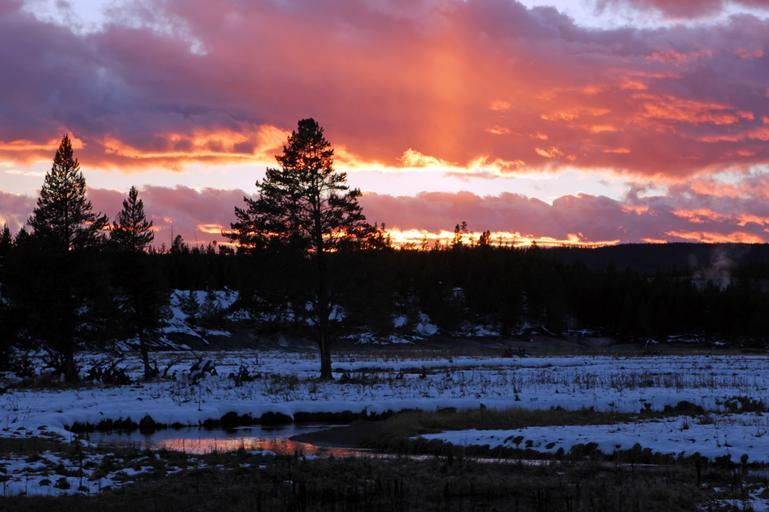
#> input picture data/sunset.jpg, 769 x 512 px
$ jupyter execute 2.3-filters.ipynb   (shell and % lines are left out)
#> lines starting #> are read from the running program, lines starting #| are printed output that depends on the picture
[](https://colab.research.google.com/github/vmetsis/cads-cv/blob/main/2.3-filters.ipynb)

# Filters

In this notebook we will see how to apply filters to images. Filters are used to enhance or reduce certain features in an image. We will see how to apply blurring and sharpening filters to images.

## Download the Data

[cell 1]
# If running on Google Colab, download the data first.

import os
import sys

def download_files(base_url, files, local_dir):
    if not os.path.exists(local_dir):
        os.makedirs(local_dir)
    for file in files:
        file_url = base_url + file
        os.system(f"wget -q {file_url} -P {local_dir}")

def download_data():
    base_url = "https://raw.githubusercontent.com/vmetsis/cads-cv/main/data/"
    data_files = ["sunset.jpg", "Illinois_highway.mp4", "sharpen.jpg"]

    download_files(base_url, data_files, 'data')

if 'google.colab' in sys.modules:
    download_data()

## Image filtering (2D Convolution)

The concept of applying a kernel to an image that we saw in the previous morphological operations can be generalized and it is know is image filtering. Applying a filter to an image is very similar to applying a filter to a signal. The filter is a matrix of weights that is applied to the image. The matrix is applied to the image pixel by pixel. The result of the matrix multiplication is the sum of the matrix elements multiplied by the pixel value. This operation is also known as **convolution**.

In the future, the words *filter* and *kernel* will be used interchangeably and they mean the same thing. The most simple type of filter (kernel) is one in which all the elements are equal to 1. Applying such a filter to an image will result in every pixel value in the filter image being replaced by the average of the pixel values covered by the filter.

As an example, let's apply this filter $ K = \frac{1}{25} \begin{bmatrix} 1 & 1 & 1 & 1 & 1 \\ 1 & 1 & 1 & 1 & 1 \\ 1 & 1 & 1 & 1 & 1 \\ 1 & 1 & 1 & 1 & 1 \\ 1 & 1 & 1 & 1 & 1 \end{bmatrix} $ to the sunset image. This is also known as a **box filter**.

Notice that the kernel is multiplied by 1/25. This is done to make the sum of the matrix elements equal to 1.

The effect of applying this filter is that the image is **smoothed** or **blurred**. The image is smoothed by averaging the pixel values covered by the filter. The larger the kernel, the more smoothing the image will get.

[cell 2]
import cv2 as cv
import numpy as np
from matplotlib import pyplot as plt


img = cv.imread('data/sunset.jpg', 0)
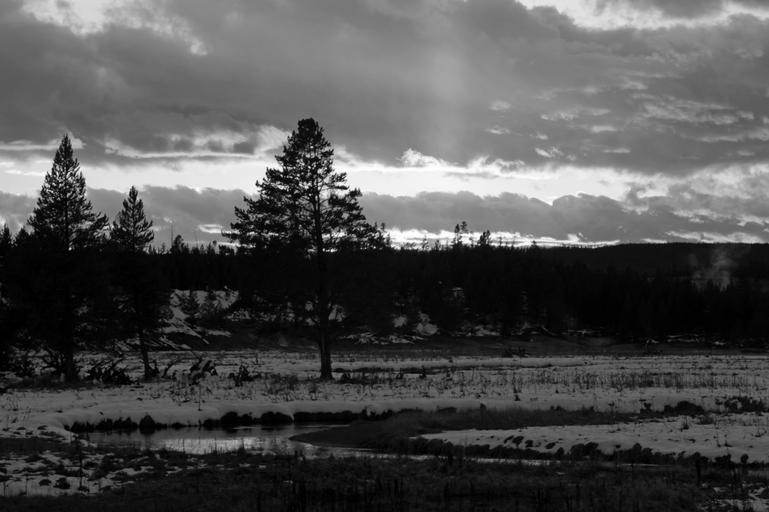
#> img: shape (512, 769); min 0, max 255, mean 80.8

# Create a kernel of 5x5
kernel = np.ones((5,5), np.float32) / 25

# Apply smoothing to the image using the kernel. -1 means that the kernel is applied to all channels of the image.
# In our case we have loaded the image as a grayscale image, so we only need to apply the kernel to the first channel.
smoothed = cv.filter2D(img, -1, kernel) #

# Let's also apply a larger kernel to compare the effect
kernel2 = np.ones((15,15), np.float32) / 225
smoothed2 = cv.filter2D(img, -1, kernel2)
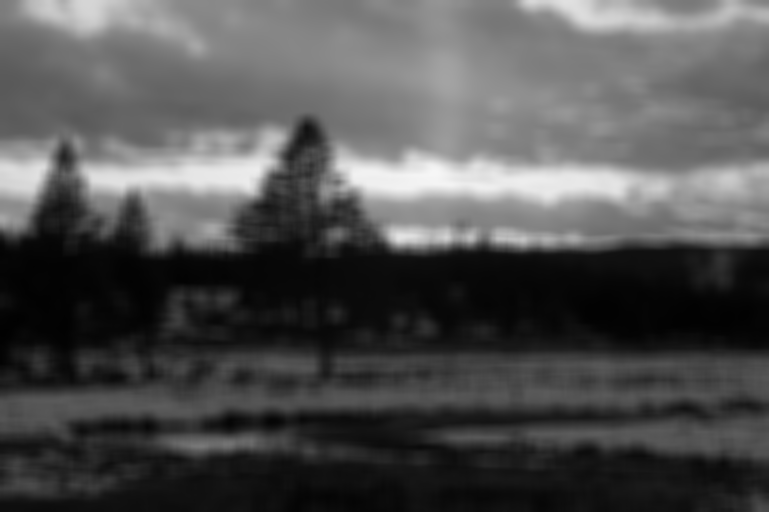
#> smoothed2: shape (512, 769); min 1, max 246, mean 80.8

# Show the results
plt.figure(figsize=(15,5))
titles = ['Original Image', 'Smoothed Image', 'Smoothed Image (Large Kernel)']
images = [img, smoothed, smoothed2]
for i in range(3):
    plt.subplot(1, 3, i+1), plt.imshow(images[i], 'gray')
    plt.title(titles[i])
    plt.xticks([]), plt.yticks([])
plt.show()
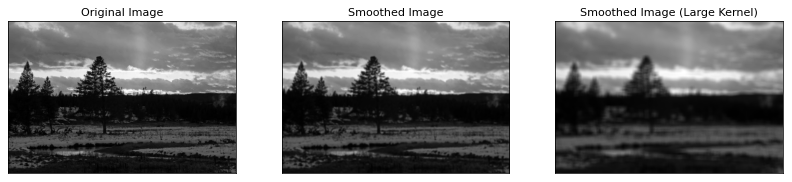
#> figure drawn by matplotlib, 3 panels

### Gaussian Blurring

In this method, instead of a box filter, a Gaussian kernel is used. The Gaussian kernel is a Gaussian distribution with a standard deviation of 1. The effect of applying a gaussian filter instead of a box filter is that pixels near the center of the image get a higher weight. This is known as **Gaussian Blurring**.

[cell 3]
gaussian = cv.GaussianBlur(img, (15,15), 0)

# Show the results
plt.figure(figsize=(15,5))
titles = ['Original Image', 'Gausian Blurred Image']
images = [img, gaussian]
for i in range(2):
    plt.subplot(1, 2, i+1), plt.imshow(images[i], 'gray')
    plt.title(titles[i])
    plt.xticks([]), plt.yticks([])
plt.show()
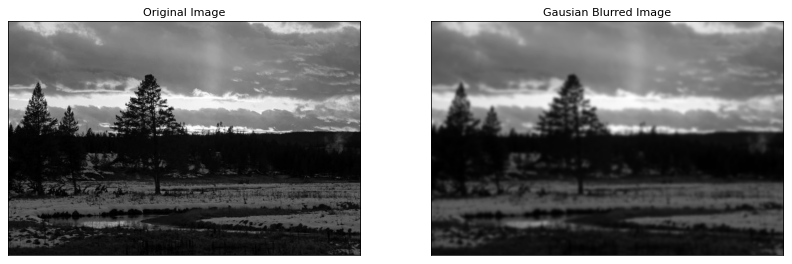
#> figure drawn by matplotlib, 2 panels

To better understand what a Gaussian kernel is, let's see how it looks like.

[cell 4]
# Generate a 2D Gaussian blurring filter of size (5, 5) with a sigma of 1.
kernel = cv.getGaussianKernel(5, 1)

# The kernel return by the function getGaussianKernel is a vector kernel. To convert it to a 2D matrix,
# we multiply it with its transpose.
kernel = kernel * kernel.T

# Print the kernel
np.set_printoptions(precision=2)
print(kernel)

# Visualize the kernel as a grayscale image.
plt.imshow(kernel, interpolation='nearest', cmap='gray')
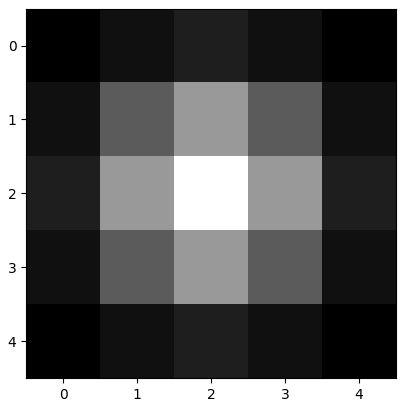
#> figure drawn by matplotlib, 1 panel

$ run again, with data/church.jpg copied over data/sunset.jpg
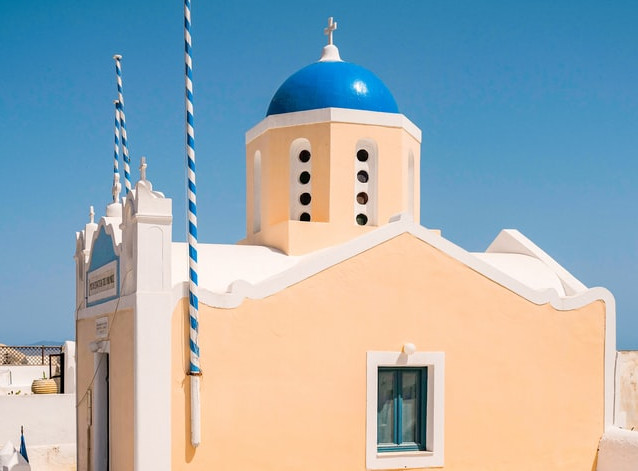
#> input picture data/church.jpg, 638 x 471 px
#> `smoothed2 = cv.filter2D(img, -1, kernel2)`:
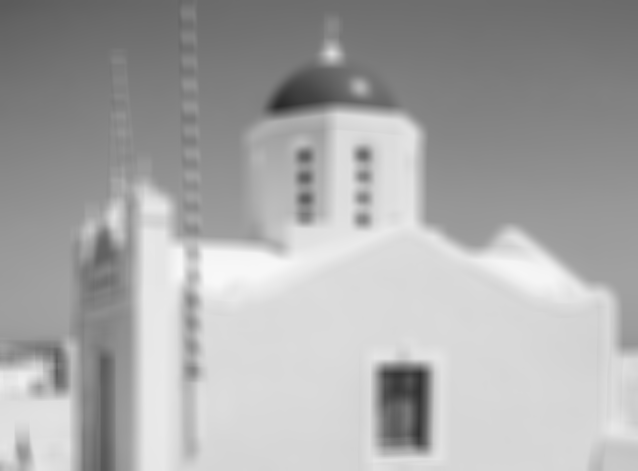
#> smoothed2: shape (471, 638); min 41, max 248, mean 168.6
#> `plt.show()`:
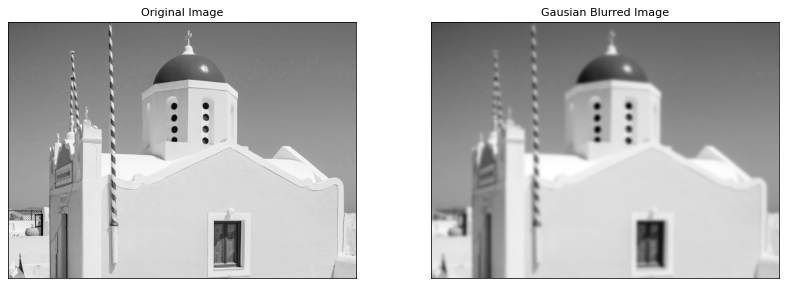
#> figure drawn by matplotlib, 2 panels
